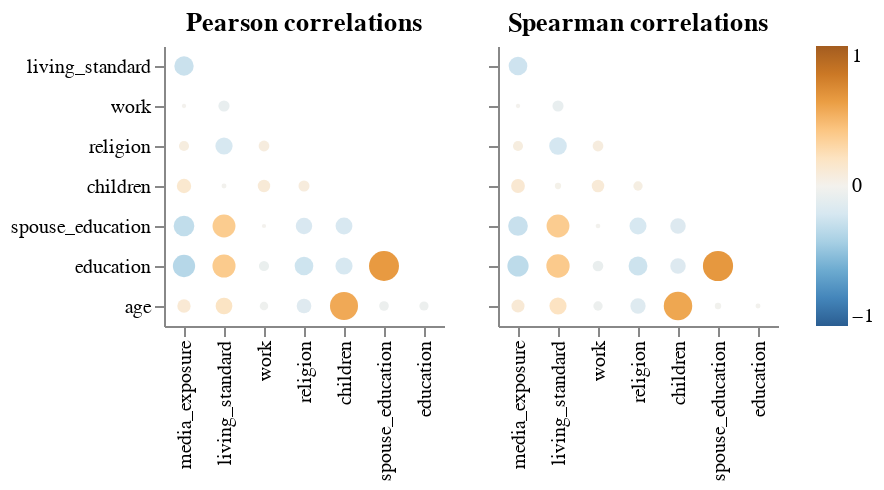

Here is the notebook cell this chart was saved with:
### Markdown cell above
### Analysis of correlations

### Code cell
aly.corr(df)

### Figure 1 — Vega-Lite specification as saved in the notebook (floating-point values rounded to 4 significant figures)
{"config": {"view": {"continuousWidth": 400, "continuousHeight": 300, "strokeWidth": 0}}, "concat": [{"data": {"name": "data-d6ae7bd054bb0f296ec2da1fb43273be"}, "mark": "circle", "encoding": {"color": {"field": "value", "scale": {"domain": [-1, 1], "scheme": "blueorange"}, "title": "", "type": "quantitative"}, "opacity": {"condition": {"value": 0.9, "selection": "selector005"}, "value": 0.2}, "size": {"field": "abs_value", "legend": null, "scale": {"domain": [0, 1]}, "type": "quantitative"}, "tooltip": {"field": "value", "format": ".2f", "type": "quantitative"}, "x": {"field": "index", "sort": ["media_exposure", "living_standard", "work", "religion", "children", "spouse_education", "education"], "title": "", "type": "nominal"}, "y": {"axis": {}, "field": "variable", "sort": ["living_standard", "work", "religion", "children", "spouse_education", "education", "age"], "title": "", "type": "nominal"}}, "selection": {"selector005": {"type": "multi", "fields": ["variable", "index"], "on": "mouseover", "nearest": true, "empty": "all"}}, "title": "Pearson correlations", "transform": [{"calculate": "abs(datum.value)", "as": "abs_value"}]}, {"data": {"name": "data-d900c9a5c94dd948eff547b3440959e3"}, "mark": "circle", "encoding": {"color": {"field": "value", "scale": {"domain": [-1, 1], "scheme": "blueorange"}, "title": "", "type": "quantitative"}, "opacity": {"condition": {"value": 0.9, "selection": "selector005"}, "value": 0.2}, "size": {"field": "abs_value", "legend": null, "scale": {"domain": [0, 1]}, "type": "quantitative"}, "tooltip": {"field": "value", "format": ".2f", "type": "quantitative"}, "x": {"field": "index", "sort": ["media_exposure", "living_standard", "work", "religion", "children", "spouse_education", "education"], "title": "", "type": "nominal"}, "y": {"axis": {"labels": false}, "field": "variable", "sort": ["living_standard", "work", "religion", "children", "spouse_education", "education", "age"], "title": "", "type": "nominal"}}, "selection": {"selector005": {"type": "multi", "fields": ["variable", "index"], "on": "mouseover", "nearest": true, "empty": "all"}}, "title": "Spearman correlations", "transform": [{"calculate": "abs(datum.value)", "as": "abs_value"}]}], "resolve": {"axis": {"y": "shared"}}, "$schema": "https://vega.github.io/schema/vega-lite/v4.17.0.json", "datasets": {"data-d6ae7bd054bb0f296ec2da1fb43273be": [{"index": "media_exposure", "variable": "work", "value": 0.001828}, {"index": "living_standard", "variable": "work", "value": -0.0765}, {"index": "religion", "variable": "spouse_education", "value": -0.1784}, {"index": "children", "variable": "spouse_education", "value": -0.1875}, {"index": "media_exposure", "variable": "spouse_education", "value": -0.2887}, {"index": "living_standard", "variable": "spouse_education", "value": 0.3575}, {"index": "work", "variable": "spouse_education", "value": 0.001099}, {"index": "media_exposure", "variable": "religion", "value": 0.06024}, {"index": "living_standard", "variable": "religion", "value": -0.1963}, {"index": "work", "variable": "religion", "value": 0.06984}, {"index": "media_exposure", "variable": "living_standard", "value": -0.2514}, {"index": "living_standard", "variable": "education", "value": 0.3615}, {"index": "media_exposure", "variable": "education", "value": -0.3361}, {"index": "work", "variable": "education", "value": -0.0622}, {"index": "religion", "variable": "education", "value": -0.233}, {"index": "children", "variable": "education", "value": -0.1938}, {"index": "spouse_education", "variable": "education", "value": 0.6184}, {"index": "media_exposure", "variable": "children", "value": 0.1337}, {"index": "living_standard", "variable": "children", "value": -0.006046}, {"index": "work", "variable": "children", "value": 0.09732}, {"index": "religion", "variable": "children", "value": 0.07392}, {"index": "spouse_education", "variable": "age", "value": -0.05288}, {"index": "media_exposure", "variable": "age", "value": 0.1133}, {"index": "living_standard", "variable": "age", "value": 0.1845}, {"index": "work", "variable": "age", "value": -0.03988}, {"index": "religion", "variable": "age", "value": -0.1395}, {"index": "children", "variable": "age", "value": 0.5401}, {"index": "education", "variable": "age", "value": -0.04801}], "data-d900c9a5c94dd948eff547b3440959e3": [{"index": "media_exposure", "variable": "work", "value": 0.001828}, {"index": "living_standard", "variable": "work", "value": -0.07511}, {"index": "religion", "variable": "spouse_education", "value": -0.1911}, {"index": "children", "variable": "spouse_education", "value": -0.1564}, {"index": "media_exposure", "variable": "spouse_education", "value": -0.2595}, {"index": "living_standard", "variable": "spouse_education", "value": 0.3547}, {"index": "work", "variable": "spouse_education", "value": -0.004035}, {"index": "media_exposure", "variable": "religion", "value": 0.06024}, {"index": "living_standard", "variable": "religion", "value": -0.2067}, {"index": "work", "variable": "religion", "value": 0.06984}, {"index": "media_exposure", "variable": "living_standard", "value": -0.2333}, {"index": "living_standard", "variable": "education", "value": 0.3688}, {"index": "media_exposure", "variable": "education", "value": -0.3042}, {"index": "work", "variable": "education", "value": -0.06846}, {"index": "religion", "variable": "education", "value": -0.2378}, {"index": "children", "variable": "education", "value": -0.1579}, {"index": "spouse_education", "variable": "education", "value": 0.6265}, {"index": "media_exposure", "variable": "children", "value": 0.1224}, {"index": "living_standard", "variable": "children", "value": 0.0162}, {"index": "work", "variable": "children", "value": 0.09928}, {"index": "religion", "variable": "children", "value": 0.04913}, {"index": "spouse_education", "variable": "age", "value": -0.0177}, {"index": "media_exposure", "variable": "age", "value": 0.1085}, {"index": "living_standard", "variable": "age", "value": 0.1955}, {"index": "work", "variable": "age", "value": -0.04928}, {"index": "religion", "variable": "age", "value": -0.1522}, {"index": "children", "variable": "age", "value": 0.5562}, {"index": "education", "variable": "age", "value": -0.005895}]}}
